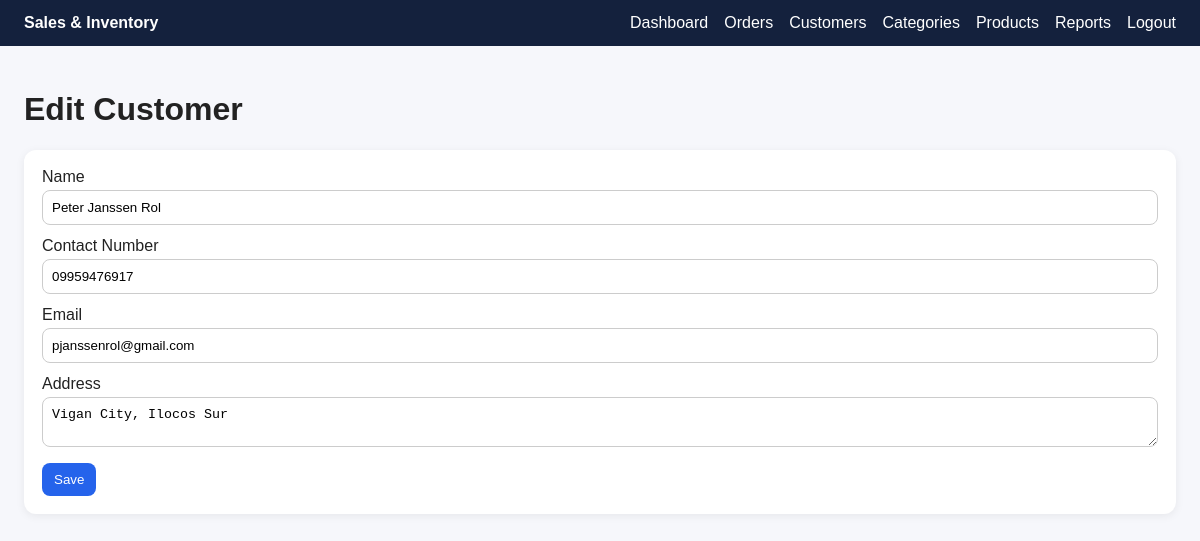
The app's page /modules/customers/form.php?id=3 (signed in) with its own data.
### tables this page shows
CREATE TABLE IF NOT EXISTS `customers` (
  `id` int NOT NULL AUTO_INCREMENT,
  `name` varchar(120) NOT NULL,
  `contact_number` varchar(30) DEFAULT NULL,
  `email` varchar(120) DEFAULT NULL,
  `address` text,
  `created_at` timestamp NULL DEFAULT CURRENT_TIMESTAMP,
  PRIMARY KEY (`id`)
);

### includes/functions.php (called while the page is built, shortened)
<?php
function e($value)
{
    return htmlspecialchars((string) $value, ENT_QUOTES, 'UTF-8');
}
?>

### modules/customers/form.php (the view, shortened to what this page needs)
<?php require_once '../../config/database.php';
require_once '../../includes/functions.php';
$id = $_GET['id'] ?? null;
$row = ['name' => '', 'contact_number' => '', 'email' => '', 'address' => ''];
if ($id) {
    $s = $pdo->prepare('SELECT * FROM customers WHERE id=?');
    $s->execute([$id]);
    $row = $s->fetch();
}
include '../../includes/header.php'; ?>
<h1><?= $id ? 'Edit' : 'Add' ?> Customer</h1>
<form method="post" class="card"><label>Name</label><input name="name" required
        value="<?= e($row['name']) ?>"><label>Contact Number</label><input name="contact_number"
        value="<?= e($row['contact_number']) ?>"><label>Email</label><input name="email"
        value="<?= e($row['email']) ?>"><label>Address</label><textarea
        name="address"><?= e($row['address']) ?></textarea><button>Save</button></form>
<?php include '../../includes/footer.php'; ?>

### assets/css/style.css (style rules this page uses)
* { box-sizing: border-box }
body { font-family: Arial, sans-serif; margin: 0; background: #f6f7fb; color: #222 }
.card { background: #fff; border-radius: 12px; padding: 18px; margin-bottom: 16px; box-shadow: 0 2px 10px #0001 }
.btn, button { display: inline-block; padding: 9px 12px; border-radius: 8px; background: #2563eb; color: #fff; text-decoration: none; border: 0; cursor: pointer }
input, select, textarea { width: 100%; padding: 9px; border: 1px solid #ccc; border-radius: 8px; margin: 4px 0 12px }

### records on screen
customers: name "Peter Janssen Rol", contact_number "09959476917", email "pjanssenrol@gmail.com", address "Vigan City, Ilocos Sur"
